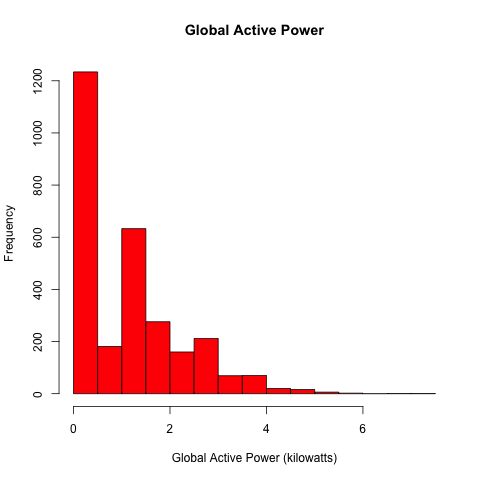

Recreate this plot in R.
data <- source("readdata.R")
data <- data$value

#Making the plot 1
plot.new()
hist(data[, 3],
     main = "Global Active Power",
     col = "red",
     xlab = "Global Active Power (kilowatts)",
     ylab = "Frequency")

dev.copy(png, "plot1.png", width = 480, height = 480)
dev.off()
